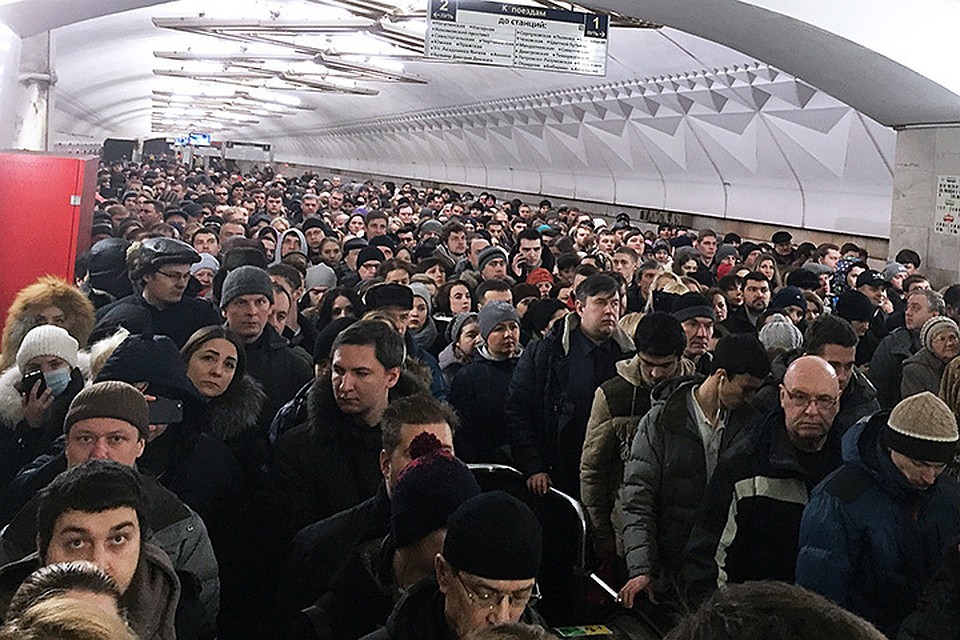
#> input picture code/datasets/images/metro.jpg, 960 x 640 px
$ jupyter execute '12. OpenCV detector.ipynb'
#> lines starting #> are read from the running program, lines starting #| are printed output that depends on the picture; after the words box and inside, x2 and y2 are one past the last pixel; in counts of white or black regions, pixels touching at a corner belong together
[cell 1]
import cv2
import numpy as np
import matplotlib.pyplot as plt

[cell 2]
img = cv2.imread('datasets/images/metro.jpg')
#> img is the input picture: shape (640, 960, 3); mean B, G, R 91.4, 90.4, 97.4
img = cv2.cvtColor(img, cv2.COLOR_BGR2GRAY)
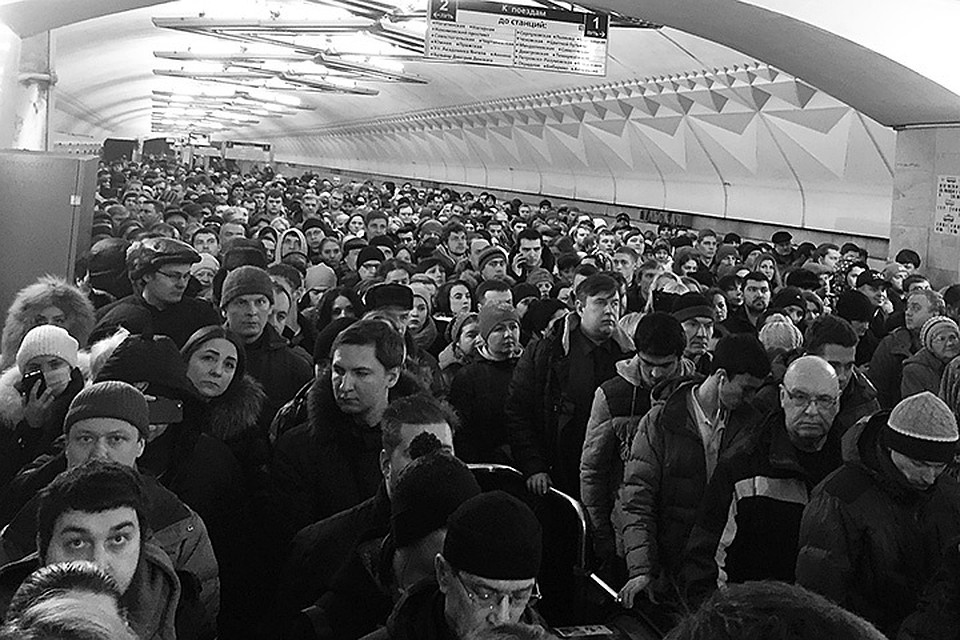
#> img: shape (640, 960); min 0, max 255, mean 92.6
plt.imshow(img, cmap="gray")
plt.show()

# https://docs.opencv.org/3.1.0/d7/d8b/tutorial_py_face_detection.html
models = "C:/opencv/build/etc/haarcascades/"
face_cascade = cv2.CascadeClassifier(models + 'haarcascade_frontalface_default.xml')
eye_cascade = cv2.CascadeClassifier(models + 'haarcascade_eye.xml')

# scaleFactor – Parameter specifying how much the image size is reduced at each image scale.
# minNeighbors – Parameter specifying how many neighbors each candidate rectangle should have to retain it.

# TODO: try different scaleFactor, e.g. {1.01, 1.05, 1.1, 1.5, 2, 3, ... }. How these values influence output quality?
faces = face_cascade.detectMultiScale(img, scaleFactor=1.05, minNeighbors=1)
#> faces = 34 rows, first 6: [365, 216, 27, 27], [301, 224, 26, 26], [447, 228, 25, 25], [191, 231, 28, 28], [278, 231, 29, 29], [698, 233, 26, 26]
for (x, y, w, h) in faces:
    cv2.rectangle(img, (x, y), (x + w, y + h), (255, 255, 255), 2)
#> this loop made 34 passes
#> (x, y, w, h) on passes 1 to 12: (365, 216, 27, 27), (301, 224, 26, 26), (447, 228, 25, 25), (191, 231, 28, 28), (278, 231, 29, 29), (698, 233, 26, 26), (517, 238, 29, 29), (319, 241, 27, 27), (483, 252, 29, 29), (168, 267, 26, 26), (744, 278, 30, 30), (799, 302, 25, 25)
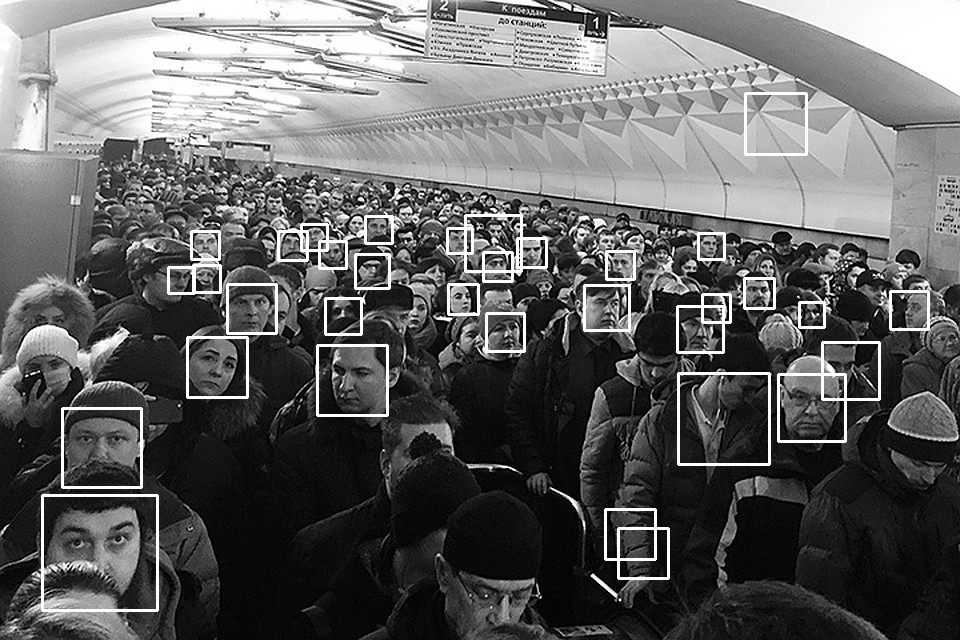
#> img: shape (640, 960); 2.84% of pixels changed, all inside (x1, y1, x2, y2) = (41, 92, 930, 612)
plt.imshow(img, cmap="gray")
plt.show()

$ run again, with code/datasets/images/bears.jpg copied over code/datasets/images/metro.jpg
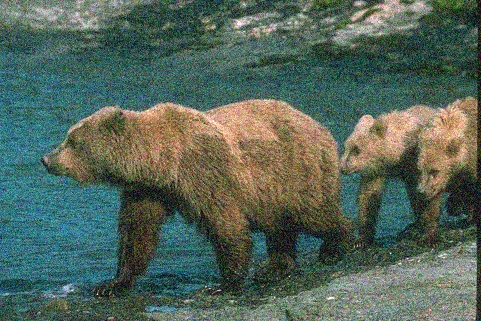
#> input picture code/datasets/images/bears.jpg, 481 x 321 px
#> img is the input picture: shape (321, 481, 3); mean B, G, R 89.3, 101.7, 84.6
#> `img = cv2.cvtColor(img, cv2.COLOR_BGR2GRAY)`:
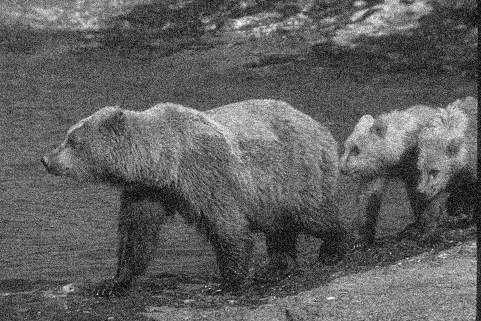
#> img: shape (321, 481); min 0, max 252, mean 95.1
#> faces = [[375, 181, 48, 48]]
#> the loop `for (x, y, w, h) in faces:` made 1 pass
#> after the loop `for (x, y, w, h) in faces:`:
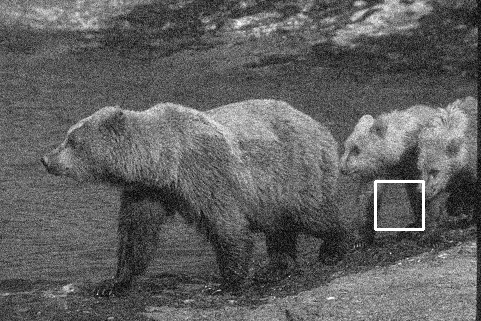
#> img: shape (321, 481); 0.37% of pixels changed, all inside (x1, y1, x2, y2) = (374, 180, 425, 231)

$ run again, with code/datasets/images/caribou.jpg copied over code/datasets/images/metro.jpg
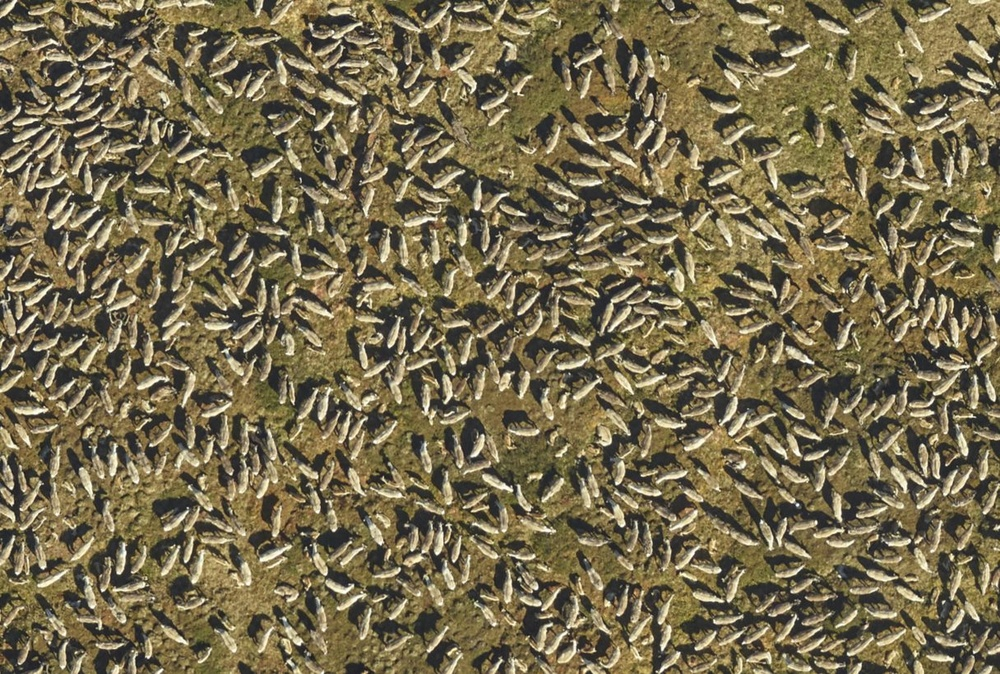
#> input picture code/datasets/images/caribou.jpg, 1000 x 674 px, shrunk from 1216 x 819 before the run
#> img is the input picture: shape (674, 1000, 3); mean B, G, R 78.4, 108.1, 118.9
#> `img = cv2.cvtColor(img, cv2.COLOR_BGR2GRAY)`:
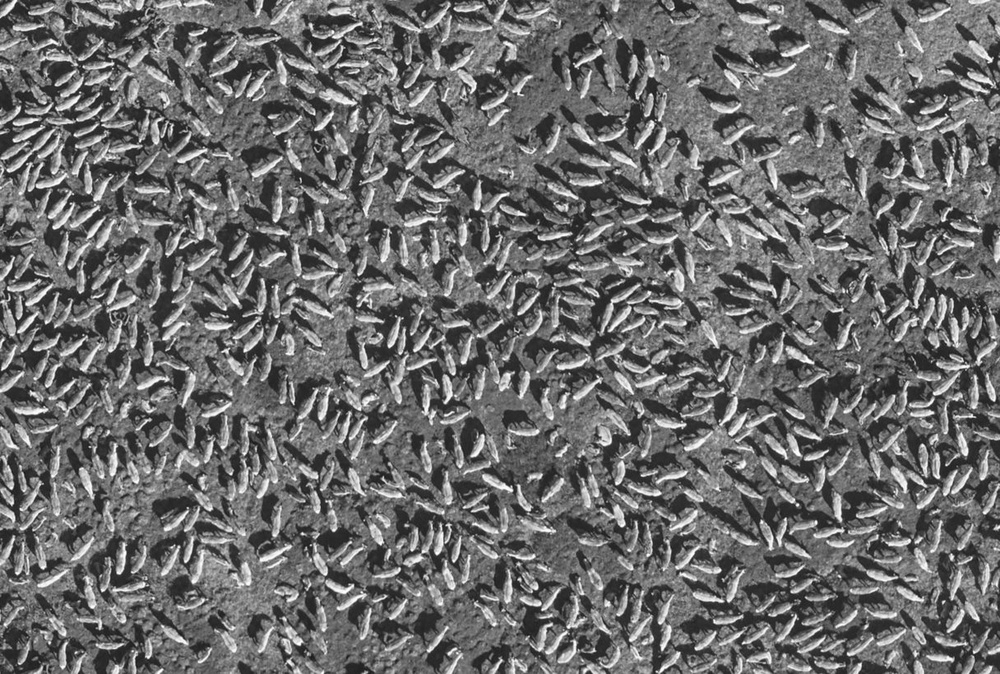
#> img: shape (674, 1000); min 18, max 254, mean 107.9
#> faces = [[446, 14, 28, 28], [313, 132, 26, 26], [665, 592, 30, 30], [662, 581, 33, 33], [547, 187, 41, 41], [774, 40, 49, 49], [586, 588, 47, 47], [120, 442, 54, 54], [862, 441, 64, 64], [258, 424, 100, 100], [159, 272, 109, 109]]
#> the loop `for (x, y, w, h) in faces:` made 11 passes
#> after the loop `for (x, y, w, h) in faces:`:
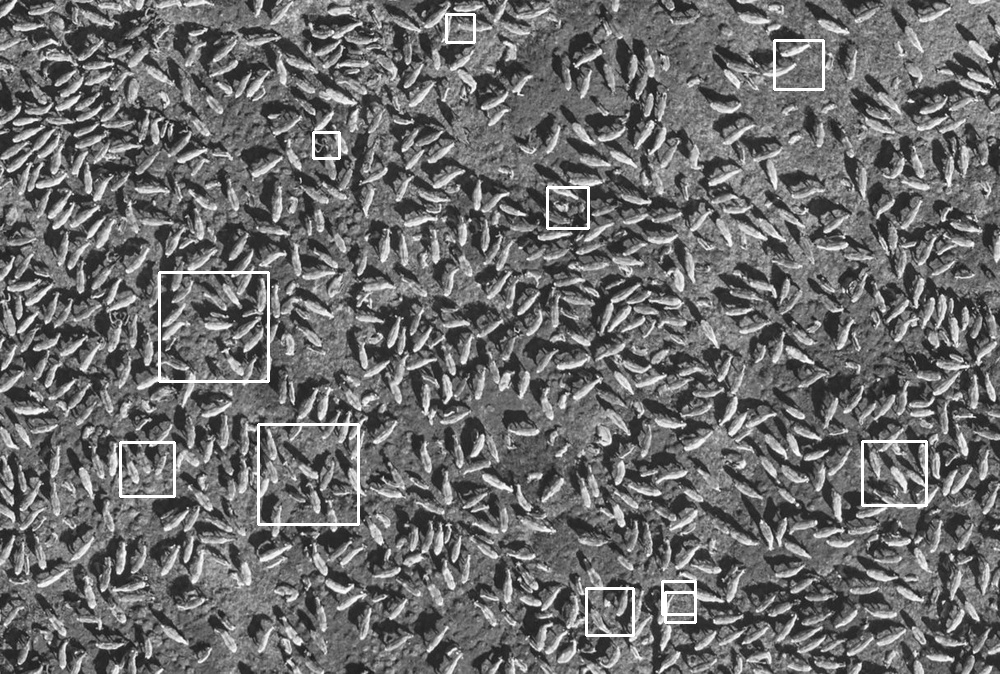
#> img: shape (674, 1000); 1.02% of pixels changed, all inside (x1, y1, x2, y2) = (119, 13, 928, 637)
